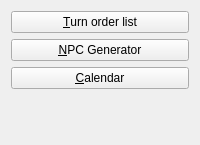
<?xml version="1.0" encoding="UTF-8"?>
<ui version="4.0">
 <class>MainWidget</class>
 <widget class="QWidget" name="MainWidget">
  <property name="geometry">
   <rect>
    <x>0</x>
    <y>0</y>
    <width>200</width>
    <height>145</height>
   </rect>
  </property>
  <property name="windowTitle">
   <string>RPG Assistant</string>
  </property>
  <layout class="QVBoxLayout" name="verticalLayout">
   <item>
    <widget class="QPushButton" name="buttonTurnOrderList">
     <property name="text">
      <string>&amp;Turn order list</string>
     </property>
    </widget>
   </item>
   <item>
    <widget class="QPushButton" name="buttonNPCGenerator">
     <property name="text">
      <string>&amp;NPC Generator</string>
     </property>
    </widget>
   </item>
   <item>
    <widget class="QPushButton" name="buttonCalendar">
     <property name="text">
      <string>&amp;Calendar</string>
     </property>
    </widget>
   </item>
   <item>
    <widget class="QLabel" name="labelVersion">
     <property name="text">
      <string/>
     </property>
    </widget>
   </item>
  </layout>
 </widget>
 <resources/>
 <connections/>
</ui>
